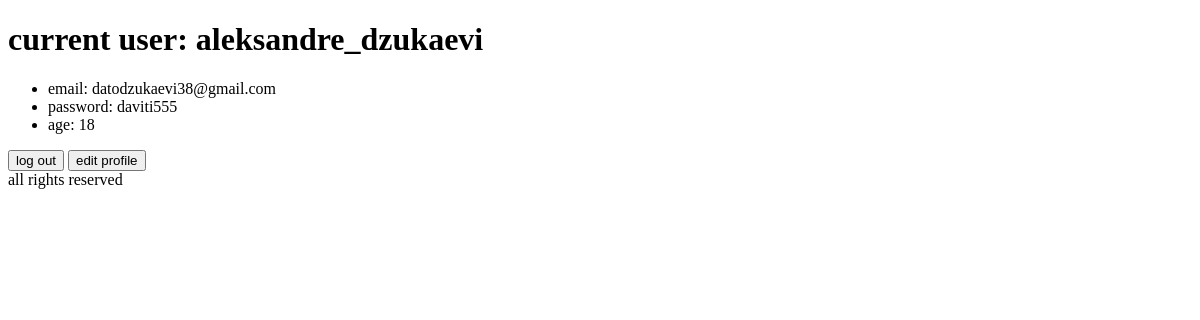
The app's page /user/profile/, older data.
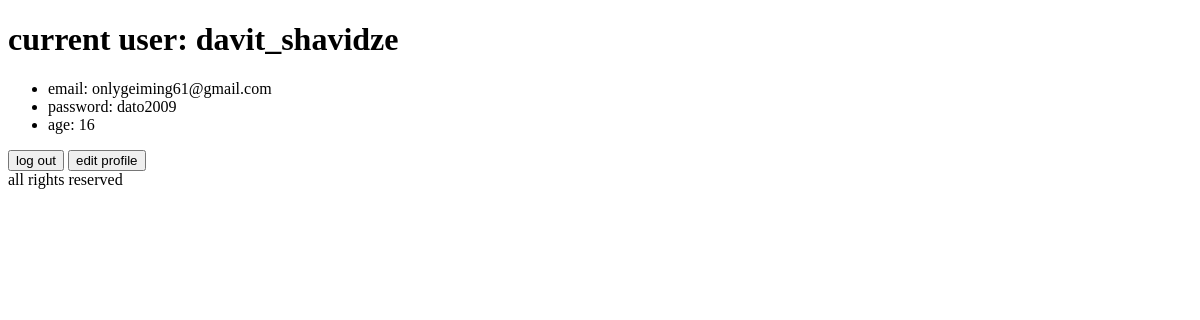
The same page, newer data.
### users/models.py (models this page shows)
class User(models.Model):
    username = models.CharField()
    email = models.EmailField()
    age = models.IntegerField()
    password = models.CharField()
    is_current_user = models.BooleanField(default=0)

### users/views.py (the view)
# urls.py: path('profile/', views.user_profile, name='user_profile'),
def user_profile(request):
    try:
        context = {
            'current_user' : get_current_user()
        }
    except:
        context = {
            'current_user' : None
        }
    return render(request, 'users_profile.html', context)

### users/utils.py (called while the page is built)
def get_current_user():
    return User.objects.get(is_current_user = True)

### users/templates/users_profile.html (shortened to what this page needs)
{% extends "master.html" %}
{% block body %}
    <h1>current user: {{ current_user.username }}</h1>
    <ul>
        <li>email: {{ current_user.email }}</li>
        <li>password: {{ current_user.password }}</li>
        <li>age: {{ current_user.age }}</li>
    </ul>
    <a href="/user/logout/"><button>log out</button></a>
    <a href="/user/edit"><button>edit profile</button></a>
{% endblock  %}

Row changes from the older to the newer data that the page shows:
no longer on this page (row edited): User: username "aleksandre_dzukaevi", email "datodzukaevi38@gmail.com", password "daviti555", age "18"
now on this page (row edited): User: username "davit_shavidze", email "onlygeiming61@gmail.com", password "dato2009", age "16"
